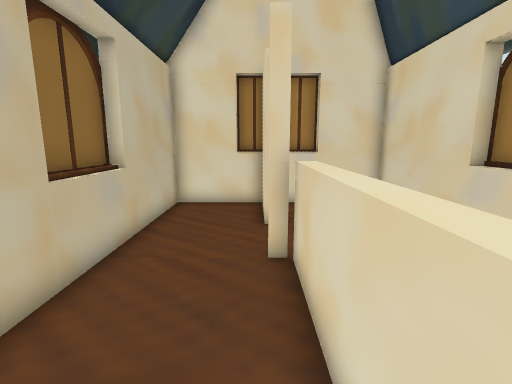
view 1 (above)

12 first-person views from a walk through a Unity game level. The camera is 1.3 m above the floor, tilts 10° down and sees 85° across. Doors are open. The floor is counted in squares, 0.5 m on a side. Each view is taken from the middle of a square. On the plan, view 1 faces up. The plan holds only what a view shows up to about 19 squares ahead; the rest is blank. The place goes on beyond the plan. The player character is not drawn.

view 2
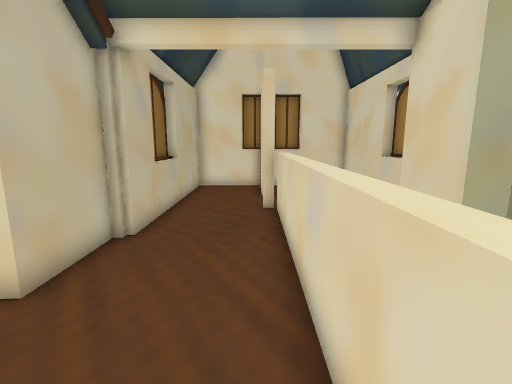

view 3
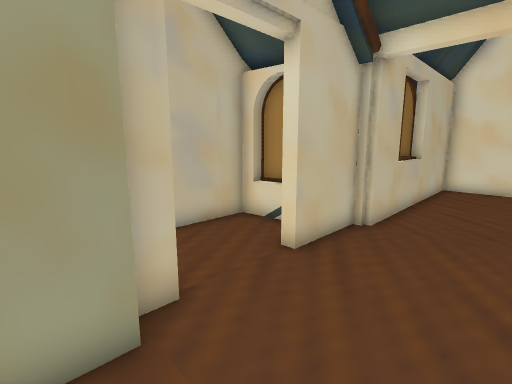

view 4
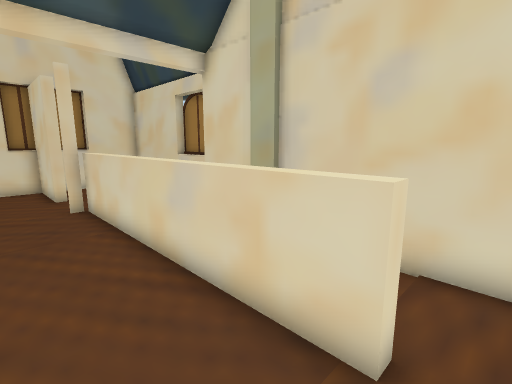

view 5
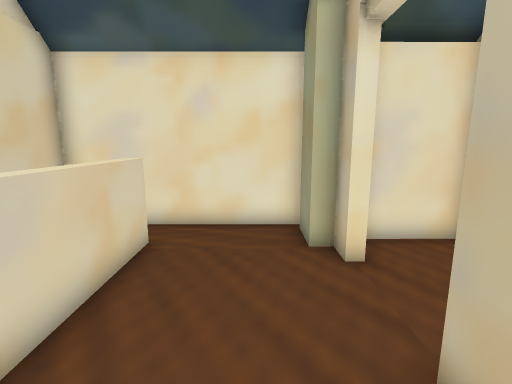

view 6
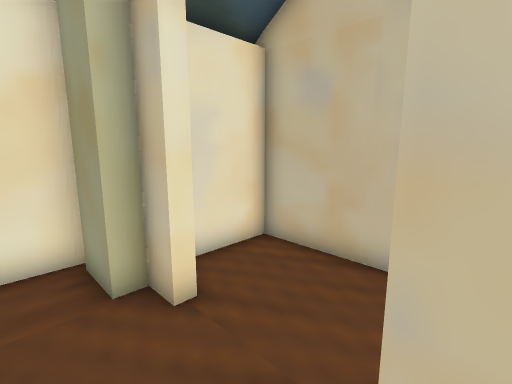

view 7
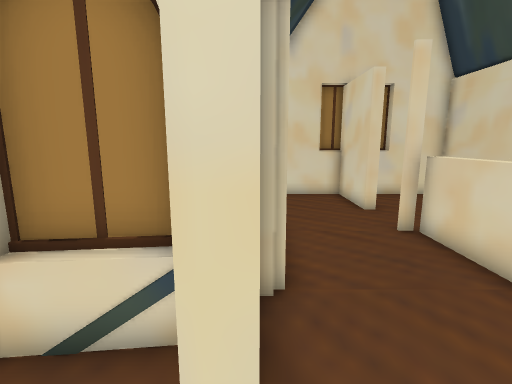

view 8
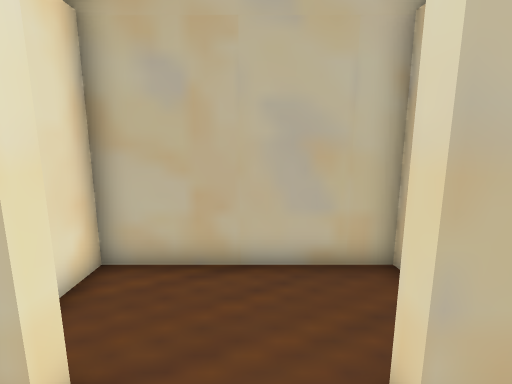

view 9
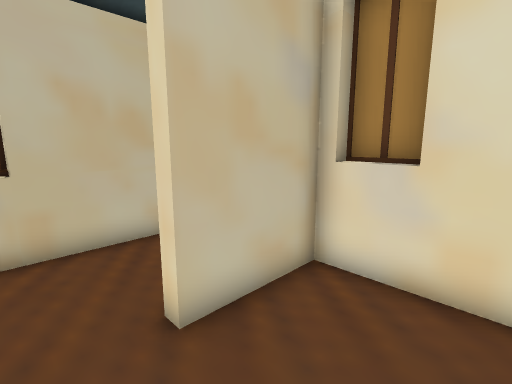

view 10
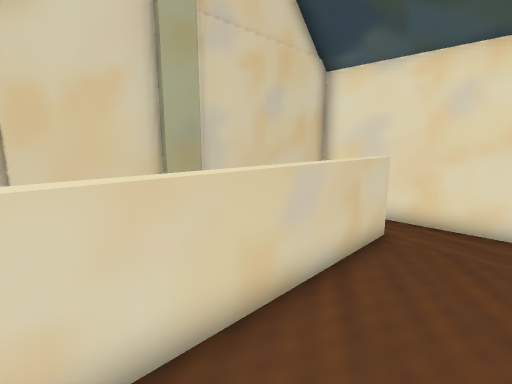

view 11
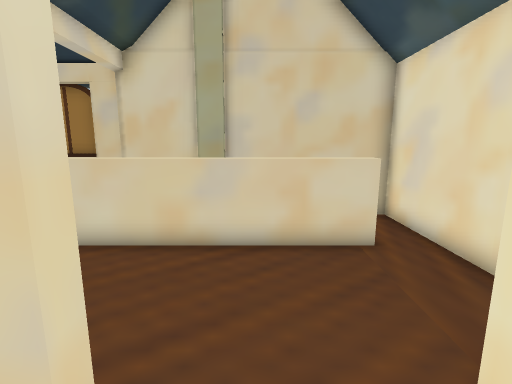

view 12
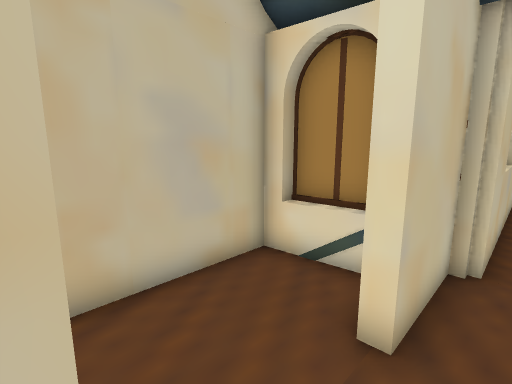

### Floor plan
Key: @ floor where view 1 was taken; # wall or solid block; . main floor; - floor 3.25 m lower than the main floor; / step, stairs or slope; D open door; = window, fence, low wall or low ledge.
Columns run from 8 left of view 1 to 6 right of it. Each row starts with its distance up from view 1.
 13        ##  #
 12     ##########
 11     ##..##...#
 10     DDDDD#...#
  9     DDDDD#.. #
  8      DDDD..  #
  7     DDDDD.. .##
  6     DDDDD/   =#
  5     #DDDD-   =#
  4      #...=
  3      #...=
  2  ##  ....=
  1 #####....=
  0 #..##...@=
 -1 #........=
 -2 #........=  #
 -3 #........=  #
 -4 #..##....= /#
 -5 ######...#..#
 -6      #......#
 -7      ########

Positions as (right, up) in squares from view 1, and headings:
1: (0, 0), facing up
2: (0, -5), facing up
3: (0, -6), facing up-left
4: (-2, -6), facing up-right
5: (-2, 2), facing down
6: (-2, 0), facing down-left
7: (-4, -2), facing up
8: (-2, -2), facing left
9: (4, 7), facing up-left
10: (-2, 3), facing down-right
11: (-6, -2), facing right
12: (-3, -4), facing up-left
